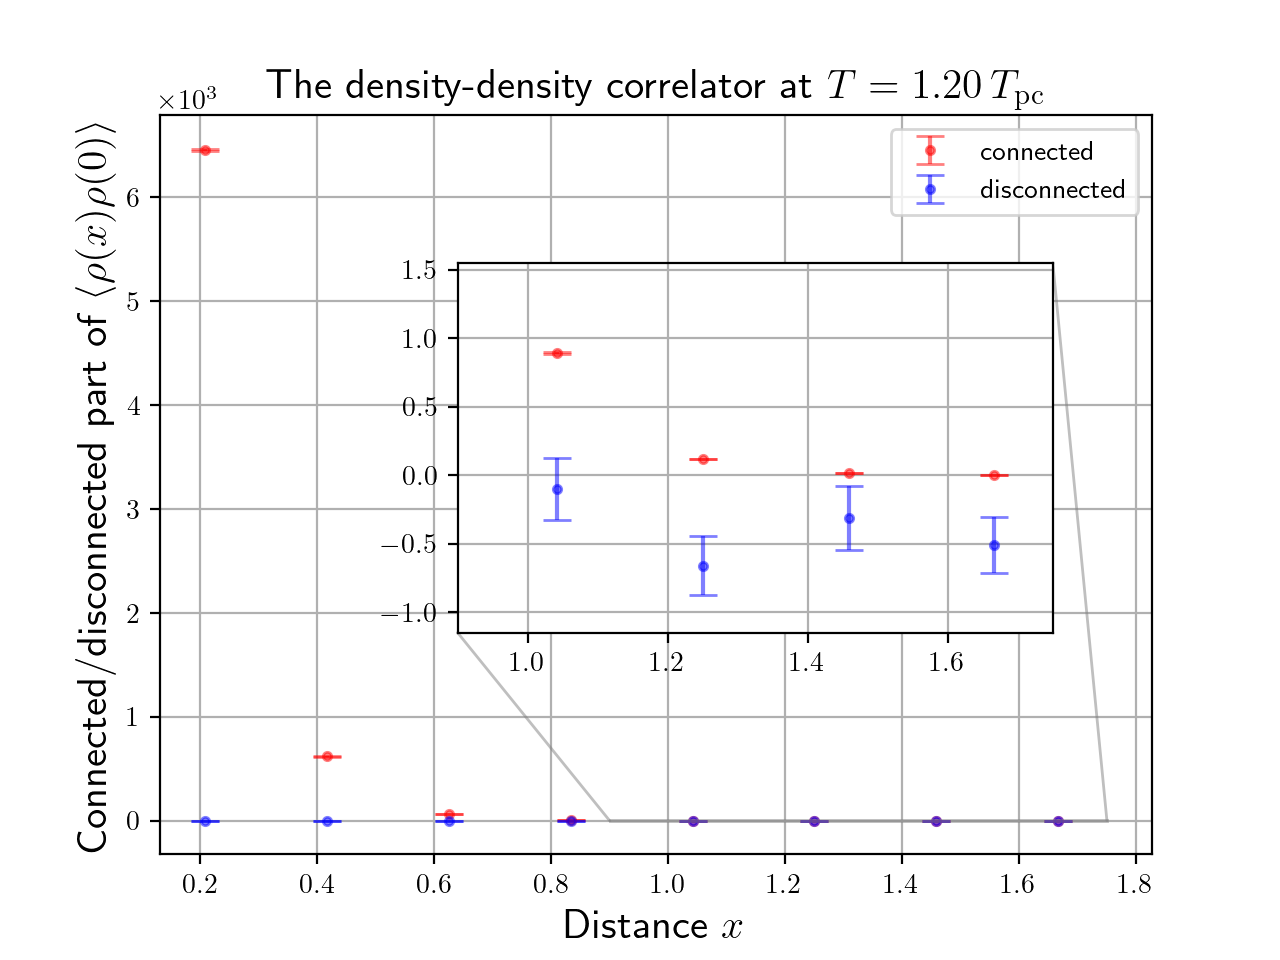

Recreate this plot in Python.
import argparse
import pathlib

import matplotlib.pyplot as plot
import numpy as np



EXAMPLE_FILE = "demo.dat"

MIN_DISTANCE = 0
MAX_DISTANCE = 32

def main():
    parser = argparse.ArgumentParser()
    parser.add_argument('filenames', nargs = '+', type = str, default = EXAMPLE_FILE)
    parser.add_argument('-s', '--start', type = int, default = MIN_DISTANCE)
    parser.add_argument('-e', '--end',   type = int, default = MAX_DISTANCE)
    parser.add_argument('-t', '--temperature', type = str)
    args = parser.parse_args()

    plot.rcParams['text.usetex'] = True
    fig, ax = plot.subplots()
    axzoom = ax.inset_axes([0.3, 0.3, 0.6, 0.5])

    colors = ["red", "blue"]
    for i, fn in enumerate(args.filenames):
        data = np.loadtxt(fn, dtype = float)
        
        X = data[args.start:args.end, 1]
        Y = data[args.start:args.end, 3]
        E = data[args.start:args.end, 5]

        L = pathlib.Path(fn).stem

        
        ax.errorbar(
            X,
            Y,
            xerr       = None,
            yerr       = E,
            capsize    = 5,
            fmt        = 'o',
            markersize = 3,
            label = L,
            color = colors[i],
            alpha = 0.5
        )

        axzoom.errorbar(
            X,
            Y,
            xerr       = None,
            yerr       = E,
            capsize    = 5,
            fmt        = 'o',
            markersize = 3,
            label = L,
            color = colors[i],
            alpha = 0.5
        )
        

    axzoom.set_xlim(0.9, 1.75)
    
    axzoom.set_ylim(-1.15, 1.55)

    axzoom.grid()

    ax.indicate_inset_zoom(axzoom)

    ax.grid()
    
    ax.legend()
    
    ax.ticklabel_format(
        axis="y",
        style="sci",
        scilimits=(0, 0)
    )
    
    ax.set_title(
        r"The density-density correlator at $T = " + args.temperature + r"\,T_\mathrm{pc}$",
        fontsize = 15
    )
    
    ax.set_xlabel(
        r"Distance $x$",
        fontsize = 15
    )
    
    ax.set_ylabel(
        r"Connected/disconnected part of $\left<\rho(x)\rho(0)\right>$",
        fontsize = 15
    )
    fig.savefig('plot.png', dpi = 200)

if __name__ == '__main__':
    main()
